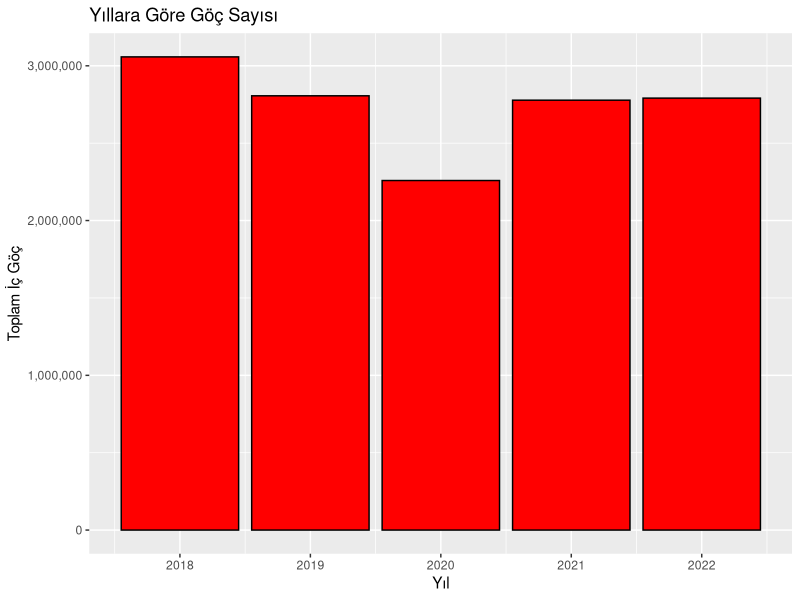
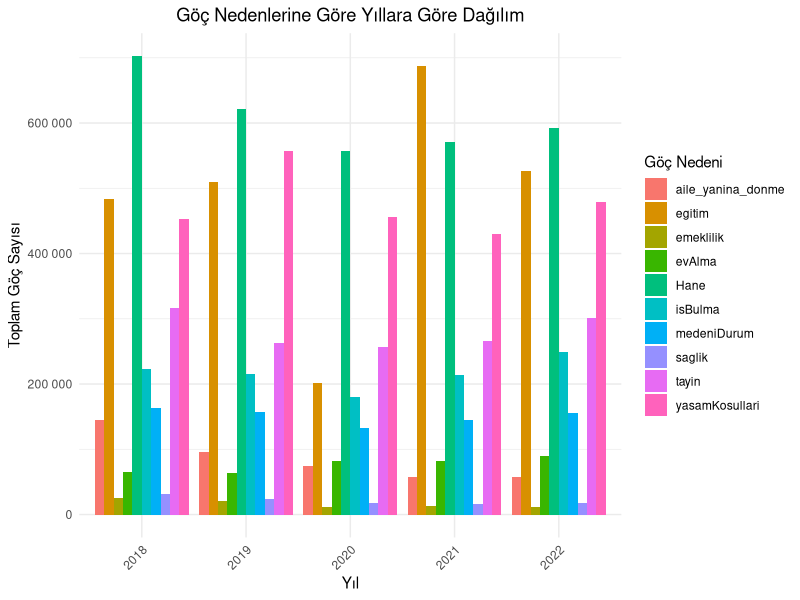
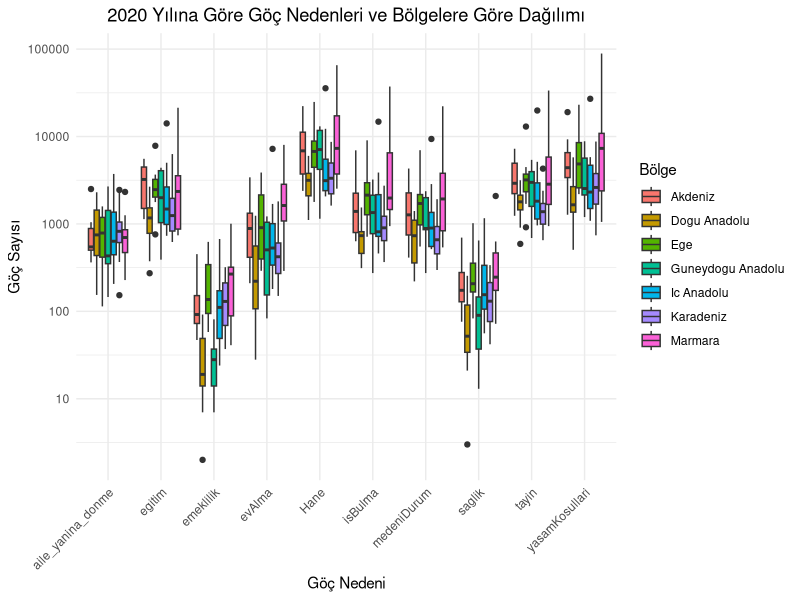
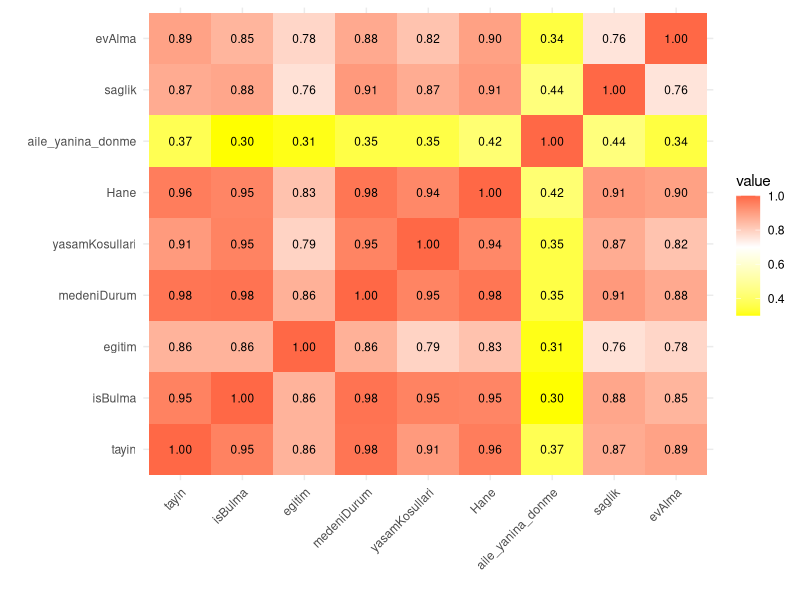
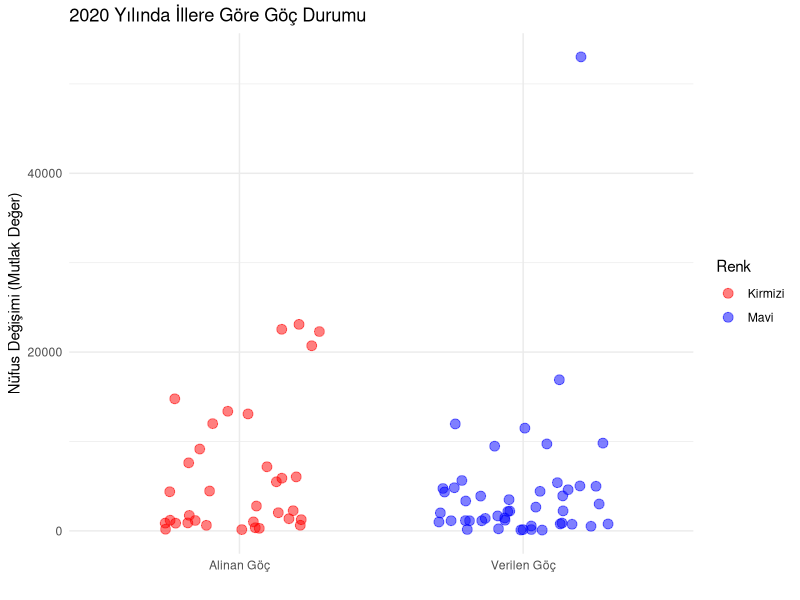
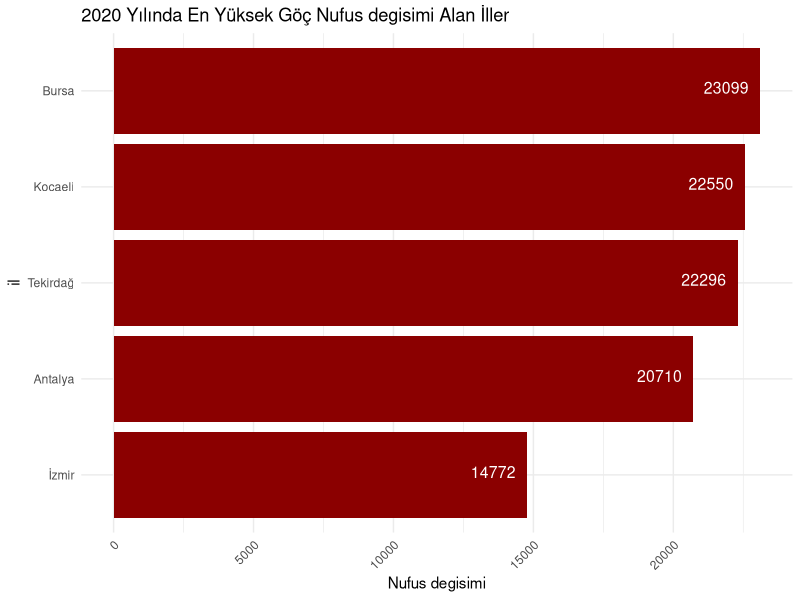
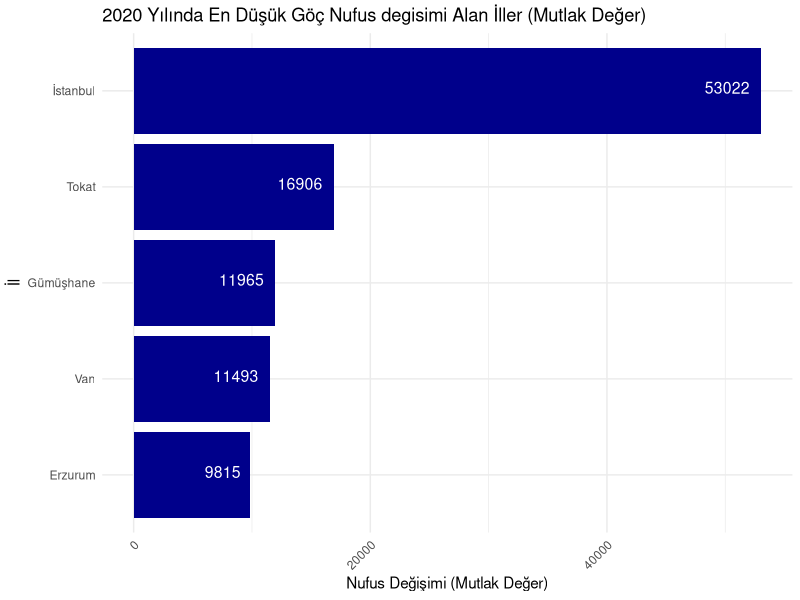
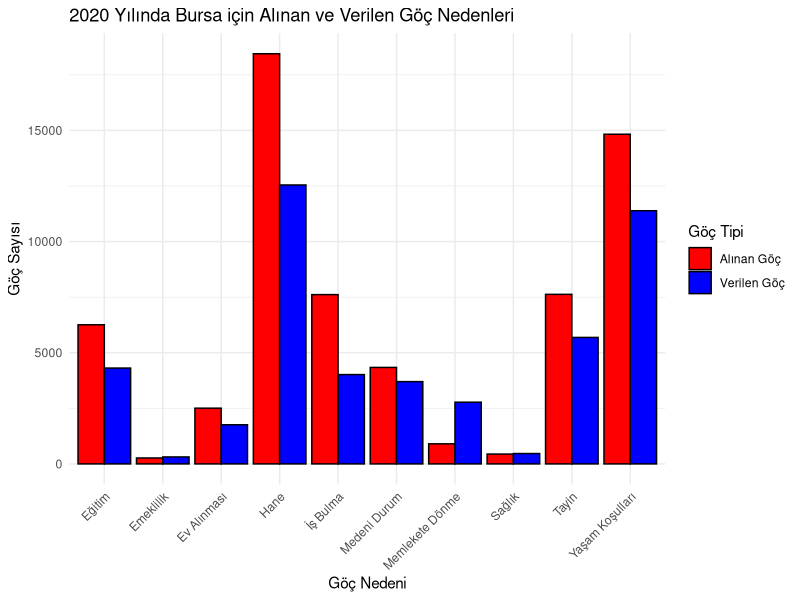

Write R code to recreate these figures, in order.
## ---- chunk 1
#| code-fold: true
#| code-summary: "Show the code"
library(readxl)
library(knitr)

# Excel dosyasını oku
alinan_goc <- read_excel("goc_etme_nedenine_illerin_aldigi_goc.xlsx")

# İlk 15 satır ve tüm sütunları göster
kable(head(alinan_goc, 15))

## ---- chunk 2
#| warning: false
#| code-summary: "Show the code"
#| code-fold: true
library(readxl)
library(ggplot2)
library(tidyverse)
library(dplyr)
library(knitr)
library(ggrepel)
library(reshape2)
library(gridExtra)
## ---- chunk 3
#| warning: false
#| code-summary: "Show the code"
#| code-fold: true
Sys.setlocale("LC_CTYPE", "turkish")
## ---- chunk 4
#| warning: false
#| code-summary: "Show the code"
#| code-fold: true
##exceldosyasını okuma
alinan_goc <- read_excel("goc_etme_nedenine_illerin_aldigi_goc.xlsx")
## ---- chunk 5
#| code-fold: true
#| code-summary: "Show the code"
##veri setinin ilk bir kaç satırını gösterme
head(alinan_goc)
## ---- chunk 6
#| code-fold: true
#| code-summary: "Show the code"
##alinan_goc veri çerçevesindeki veriyi daha "düzenli" bir formata dönüştürür ve new_tidy_data adında yeni bir veri seti oluşturur. Buradaki amaç, veriyi daha analiz edilebilir hale getirmek ve veri işleme sürecini kolaylaştırmaktır
##pivot_longer() fonksiyonu kullanılarak, veri çerçevesindeki sütunlar uzun formata dönüştürülür. Yani, her bir göç nedeni bir sütun yerine, il ve yil sütunları sabit kalacak şekilde, diğer sütunlar göç nedeni ve göç sayısı olacak şekilde yeniden yapılandırılır
##cols = -c(il, yil): il ve yil sütunları dışındaki tüm sütunlar işleme alınır names_to = "gocNedeni": Sütun adları, "gocNedeni" adında yeni bir sütuna dönüştürülür.
##mutate() fonksiyonu kullanılarak, "gocNedeni" sütunu karakter veri tipine dönüştürülür
##head() fonksiyonu kullanılarak, yeni oluşturulan new_tidy_data veri çerçevesinin ilk altı satırı ekrana yazdırılır

new_tidy_data <- alinan_goc %>%
  pivot_longer(cols = -c(il, yil), names_to = "gocNedeni", values_to = "gocSayisi") %>%
  mutate(gocNedeni = as.character(gocNedeni))
head(new_tidy_data)
## ---- chunk 7
#| code-fold: true
#| code-summary: "Show the code"
##veri setindeki sütun adlarını döndürür
colnames(new_tidy_data)

## ---- chunk 8
#| code-fold: true
#| code-summary: "Show the code"
##new_tidy_data veri setindeki her sütundaki eksik değerlerin sayısını hesaplama
colSums(is.na(new_tidy_data))
## ---- chunk 9
#| code-fold: true
#| code-summary: "Show the code"
##data setinin yapısını özetleme
str(new_tidy_data)
## ---- chunk 10
#| code-fold: true
#| code-summary: "Show the code"
##new_tidy_data veri setindeki tekrarlanan satırların sayısını hesaplar.
sum(duplicated(new_tidy_data))
## ---- chunk 11
#| code-fold: true
#| code-summary: "Show the code"
##new_tidy_data veri setindeki "gocSayisi" adlı sütunun özet istatistikleri hesaplanır
summary(new_tidy_data$gocSayisi)
## ---- chunk 12
#| code-fold: true
#| code-summary: "Show the code"
##new_tidy_data veri setindeki verileri gocSayisi sütununa göre sıralama ve ilk altı satırını ekrana yazdırma
new_tidy_data %>% arrange(gocSayisi) %>% head()
## ---- chunk 13
#| code-fold: true
#| code-summary: "Show the code"
##new_tidy_data veri setindeki verileri gocSayisi sütununa göre azalan sıraya göre sıralama ve ilk altı satırını ekrana yazdırma
new_tidy_data %>% arrange(desc(gocSayisi)) %>% head()
## ---- chunk 14
#| code-fold: true
#| code-summary: "Show the code"
## new_tidy_data veri setindeki veriler arasından gocSayisi sütunundaki en yüksek 10 değerigösterme
new_tidy_data %>% top_n(10, gocSayisi)
## ---- chunk 15
#| code-fold: true
#| code-summary: "Show the code"
library(ggplot2)

veri <- data.frame( Yil = c(2018,2019,2020,2021,2022),
                    Toplam_Ic_Goc = c(3057606,2806123,2258726,2777797,2791156))

ggplot(veri, aes( x = Yil, y = Toplam_Ic_Goc)) +
  geom_bar(stat = "identity" , fill = "red" , color = "black") +
  labs(title = "Yıllara Göre Göç Sayısı" , x = "Yıl" , y = "Toplam İç Göç") +
  scale_y_continuous(labels = scales::comma)
## ---- chunk 16
#| code-fold: true
#| code-summary: "Show the code"
##alinan_goc veri çerçevesindeki veriyi daha "düzenli" bir formata dönüştürür ve new_tidy_data adında yeni bir veri seti oluşturur. Buradaki amaç, veriyi daha analiz edilebilir hale getirmek ve veri işleme sürecini kolaylaştırmaktır
##pivot_longer() fonksiyonu kullanılarak, veri çerçevesindeki sütunlar uzun formata dönüştürülür. Yani, her bir göç nedeni bir sütun yerine, il ve yil sütunları sabit kalacak şekilde, diğer sütunlar göç nedeni ve göç sayısı olacak şekilde yeniden yapılandırılır
##cols = -c(il, yil): il ve yil sütunları dışındaki tüm sütunlar işleme alınır names_to = "gocNedeni": Sütun adları, "gocNedeni" adında yeni bir sütuna dönüştürülür.
##mutate() fonksiyonu kullanılarak, "gocNedeni" sütunu karakter veri tipine dönüştürülür
##head() fonksiyonu kullanılarak, yeni oluşturulan new_tidy_data veri çerçevesinin ilk altı satırı ekrana yazdırılır

new_tidy_data <- alinan_goc %>%
  pivot_longer(cols = -c(il, yil), names_to = "gocNedeni", values_to = "gocSayisi") %>%
  mutate(gocNedeni = as.character(gocNedeni))

## ---- chunk 17
#| code-fold: true
#| code-summary: "Show the code"
# Veri setindeki göç nedenlerini yıllara göre topla
##group_by() fonksiyonu kullanılarak new_tidy_data veri setindeki "yil" ve "gocNedeni" sütunlarına göre gruplanır. Daha sonra summarise() fonksiyonu ile her yıl ve göç nedeni kombinasyonu için toplam göç sayısı hesaplanır.
summarized_data <- new_tidy_data %>%
  group_by(yil, gocNedeni) %>%
  summarise(total_gocSayisi = sum(gocSayisi), .groups = "drop")
# Bar plot oluştur
ggplot(summarized_data, aes(x = factor(yil), y = total_gocSayisi, fill = gocNedeni)) +
  geom_bar(stat = "identity", position = "dodge") +
  labs(title = "Göç Nedenlerine Göre Yıllara Göre Dağılım",
       x = "Yıl",
       y = "Toplam Göç Sayısı",
       fill = "Göç Nedeni") +
  theme_minimal() +
  theme(plot.title = element_text(hjust = 0.5),
        axis.text.x = element_text(angle = 45, hjust = 1)) +
  scale_y_continuous(labels = scales::number_format())
## ---- chunk 18
#| code-fold: true
#| code-summary: "Show the code"
##boxplot data görselleştirme
new_tidy_data <- new_tidy_data %>%
  mutate(bolge = case_when(
    il %in% c("Istanbul", "Bursa", "Kocaeli", "Tekirdag","Balikesir","Canakkale","Bilecik","Edirne","Kirklareli","Sakarya","Yalova") ~ "Marmara",
    il %in% c("Izmir", "Aydin", "Manisa","Afyonkarahisar","Denizli","Kutahya","Manisa","Mugla","Usak") ~ "Ege",
    il %in% c("Ankara", "Konya", "Eskisehir","Cankiri","Corum","Kayseri","Kirsehir
","Konya","Nevsehir","Nigde","Sivas","Yozgat","Aksaray","Karaman","Kirikkale") ~ "Ic Anadolu",
    il %in% c("Artvin", "Giresun", "Ordu","Rize","Sinop","Tokat","Trabzon","Zonguldak","Amasya","Bolu","Gumushane","Kastamonu","Samsun","Sinop","Bayburt
","Bartin","Karabuk","Duzce") ~ "Karadeniz",
    il %in% c("Adana", "Antalya","Burdur","Hatay","Isparta","Kahramanmaras","Osmaniye") ~ "Akdeniz",
    il %in% c("Adiyaman","Diyarbakir","Gaziantep","Mardin","Siirt","Sanliurfa","Batman","Sirnak","Kilis") ~ "Guneydogu Anadolu",
    il %in% c("Agri","Bingol","Bitlis","Elazig","Erzincan","Erzurum","Hakkari","Kars","Malatya","Muş","Tunceli","Van","Ardahan","Igdir") ~ "Dogu Anadolu",
   #TRUE ~ "Diger" # Diğer bölgelere dahil olan iller için bir kategori belirleyin
  ))
ggplot(new_tidy_data %>% filter(yil == 2020 , bolge != "Diger"), aes(x = gocNedeni, y = gocSayisi, fill = bolge)) +
  geom_boxplot() +
  labs(title = "2020 Yılına Göre Göç Nedenleri ve Bölgelere Göre Dağılımı",
       x = "Göç Nedeni",
       y = "Göç Sayısı",
       fill = "Bölge") +
  theme_minimal() +
  theme(plot.title = element_text(hjust = 0.5),
        axis.text.x = element_text(angle = 45, hjust = 1))+
 scale_y_continuous(trans = 'log10', labels = function(x) format(x, scientific = FALSE))  # Y eksenini logaritmik ölçekleme yaparak ayarla
## ---- chunk 19
#| code-fold: true
#| code-summary: "Show the code"
##cor() fonksiyonu kullanılarak alinan_goc veri setindeki belirli sütunlar arasındaki korelasyonlar hesaplanır.
# Korelasyon matrisini hesapla
##cor() fonksiyonu, alinan_goc veri setindeki 3. sütundan 11. sütuna kadar olan sütunlardaki değişkenler arasındaki korelasyonları hesaplar. use = "complete.obs" argümanı, eksik değerleri içeren gözlemleri hesaplama işleminden çıkarır.
correlation_matrix <- cor(alinan_goc[, c(3:11)], use = "complete.obs")
melted_corr_matrix <- melt(correlation_matrix)
##Daha sonra, melt() fonksiyonu kullanılarak korelasyon matrisi eritilir
##melted_corr_matrix <- melt(correlation_matrix) ggplot2 paketi kullanılarak korelasyon matrisi görselleştirilir. 
##geom_tile() fonksiyonu ile korelasyon matrisi, renkli kareler olarak gösterilir. geom_text() fonksiyonu ile her karenin içine korelasyon değerleri yazdırılır. 
##labs() fonksiyonu ile x ve y eksenlerine etiketler eklenir. guides() fonksiyonu ile renk gradyanı için bir renk skalası eklenebilir. Son olarak, theme() fonksiyonları ile grafik stili ayarlanır.
# Ve Korelasyon matrisini görselleştirilir
ggplot(melted_corr_matrix, aes(Var1, Var2, fill = value)) +
  geom_tile() + 
   geom_text(aes(label = sprintf("%.2f", value)), color = "black", size = 3) +
  labs(x = " ", y = " ") + 
  guides(color = guide_legend(title = "Değer")) + 
  scale_fill_gradient2(low = "yellow", high = "red", mid = "white", midpoint = 0.7) +
  theme_minimal() +
  theme(axis.text.x = element_text(angle = 45, hjust = 1))
## ---- chunk 20
#| code-fold: true
#| code-summary: "Show the code"
# Gerekli kütüphaneleri yükleyin
library(readxl)
library(ggplot2)
library(dplyr)

# Veri setini yükleyin
migration_data <- read_excel("migration_rate.xls")

# 2020 yılına ait verileri filtreleyin
data_2020 <- migration_data %>% filter(Yil == 2020)

# Negatif ve pozitif nüfus değişimlerini ayırın
data_2020 <- data_2020 %>%
  mutate(
    Goc_Turu = ifelse(`Nufus degisimi` < 0, "Verilen Göç", "Alinan Göç"),
    Renk = ifelse(`Nufus degisimi` < 0, "Mavi", "Kirmizi"),
    Abs_Degisim = abs(`Nufus degisimi`)
  )

# Jitter plot oluşturun
ggplot(data_2020, aes(x = Goc_Turu, y = Abs_Degisim, color = Renk)) +
  geom_jitter(width = 0.3, size = 3, alpha = 0.5) +
  scale_color_manual(values = c("Kirmizi" = "red", "Mavi" = "blue")) +
  labs(
    title = "2020 Yılında İllere Göre Göç Durumu",
    x = "",
    y = "Nüfus Değişimi (Mutlak Değer)"
  ) +
  theme_minimal()
## ---- chunk 21
#| code-fold: true
#| code-summary: "Show the code"
# Sys.setlocale("LC_CTYPE", "turkish")
# library(sf)
# library(ggplot2)
# library(dplyr)

#### 2. Shapefile Dosyasının Yüklenmesi:

# Shapefile dosyasının yolunu belirleme
# shapefile_path <- "C:/Users/goktu/Desktop/Migration/gadm36_TUR_shp/gadm41_TUR_1.shp"

# Shapefile dosyasını yükleme
# turkiye_sf <- st_read(shapefile_path)

#### 3. Verilerin Hazırlanması:

# Verilerin yüklenmesi
# nufus_degisim_verisi <- data.frame(
#   yil = c(2020, 2020, 2020, 2020, 2020, 2020, 2020, 2020, 2020, 2020, 2020, 2020, 2020, 2020, 2020, 2020, 2020, 2020, 2020, 2020, 2020, 2020, 2020, 2020, 2020, 2020, 2020, 2020, 2020, 2020, 2020, 2020, 2020, 2020, 2020, 2020, 2020, 2020, 2020, 2020, 2020, 2020, 2020, 2020, 2020, 2020, 2020, 2020, 2020, 2020, 2020, 2020, 2020, 2020, 2020, 2020, 2020, 2020, 2020, 2020, 2020, 2020, 2020, 2020, 2020, 2020, 2020, 2020, 2020, 2020, 2020, 2020, 2020, 2020, 2020, 2020, 2020, 2020, 2020, 2020, 2020),
#   il = c("Adana", "Adiyaman", "Afyonkarahisar", "Agri", "Amasya", "Ankara", "Antalya", "Artvin", "Aydin", "Balikesir", "Bilecik", "Bingol", "Bitlis", "Bolu", "Burdur", "Bursa", "Canakkale", "Cankiri", "Corum", "Denizli", "Diyarbakir", "Edirne", "Elazig", "Erzincan", "Erzurum", "Eskisehir", "Gaziantep", "Giresun", "Gumushane", "Hakkari", "Hatay", "Isparta", "Mersin", "Istanbul", "Izmir", "Kars", "Kastamonu", "Kayseri", "Kirklareli", "Kirsehir", "Kocaeli", "Konya", "Kutahya", "Malatya", "Manisa", "Kahramanmaras", "Mardin", "Mugla", "Mus", "Nevsehir", "Nigde", "Ordu", "Rize", "Sakarya", "Samsun", "Siirt", "Sinop", "Sivas", "Tekirdag", "Tokat", "Trabzon", "Tunceli", "Sanliurfa", "Usak", "Van", "Yozgat", "Zonguldak", "Aksaray", "Bayburt", "Karaman", "Kirikkale", "Batman", "Sirnak", "Bartin", "Ardahan", "Igdir", "Yalova", "Karabuk", "Kilis", "Osmaniye", "Duzce"),
#   nufus_degisim = c(1256, -773, -995, -9727, 894, 11997, 20710, -1443, 4459, 9154, -142, -1136, -2173, -1135, -2221, 23099, 2033, -2659, 621, 1164, -3891, -2012, -5637, -91, -9815, -157, 861, 286, -11965, -1194, 5895, -5026, 13083, -53022, 14772, -4742, -1151, 1733, 2256, -875, 22550, -4992, -3341, 869, 7170, 1360, 629, 13380, -4828, 351, -2239, 5492, -147, 6041, 7612, -3914, -778, -5395, 22296, -16906, -745, -520, -9474, -1672, -11493, -3495, -4350, -103, -3006, -230, -4424, 1005, -547, 144, -1130, 186, 4380, -4602, -1397, 2780, 1192)
# )

#### 4. İllerin Geometrik Merkezlerinin Bulunması:

# Shapefile ile veri çerçevesini birleştirme
# turkiye_veri <- turkiye_sf %>%
#   left_join(nufus_degisim_verisi, by = c("NAME_1" = "il"))

# NA değerlerini kaldırma
# turkiye_veri <- na.omit(turkiye_veri)

# Geometrik merkezlerin koordinatlarını çıkarma ve veri çerçevesine ekleme
# turkiye_centroids <- turkiye_veri %>%
#   st_centroid() %>%
#   st_as_sf()

# Geometrik merkezlerin koordinatlarını çıkarma
# turkiye_centroids_coords <- st_coordinates(turkiye_centroids)
# turkiye_centroids_df <- as.data.frame(turkiye_centroids_coords)
# turkiye_centroids_df$nufus_degisim <- turkiye_veri$nufus_degisim

#### 5. Haritanın Çizilmesi ve Noktaların Gösterilmesi:

# Haritanın oluşturulması
# ggplot(data = turkiye_sf) +
#   geom_sf() +  # Türkiye haritasını çizin
#   geom_point(data = turkiye_centroids_df, 
#              aes(x = X, y = Y, size = abs(nufus_degisim), color = nufus_degisim > 0), 
#              alpha = 0.7) +  # Noktaları ekleyin
#   scale_color_manual(values = c("TRUE" = "red", "FALSE" = "blue"), labels = c("TRUE" = "Göç Alan", "FALSE" = "Göç Veren")) +
#   theme_minimal() +
#   labs(title = "Türkiye Haritası",
#        subtitle = "İllerin Nüfus Değişimleri (2020)",
#        x = "Enlem", 
#        y = "Boylam",
#        size = "Nüfus Değişimi",
#        color = "Durum")
## ---- chunk 22
#| code-fold: true
#| code-summary: "Show the code"
# Gerekli kütüphaneleri yükleyin
library(ggplot2)
library(dplyr)

# Veri setini yükleyin
migration_data <- read_excel("migration_rate.xls")

# 2020 yılına ait verileri filtreleyin ve en yüksek 5 değeri seçin
top_5_migration_2020 <- migration_data %>%
  filter(Yil == 2020) %>%
  arrange(desc(`Nufus degisimi`)) %>%
  head(5)

print(top_5_migration_2020)


## ---- chunk 23
#| code-fold: true
#| code-summary: "Show the code"
# Gerekli kütüphaneleri yükleyin
library(ggplot2)
library(dplyr)

# Veri setini yükleyin
migration_data <- read_excel("migration_rate.xls")

# 2020 yılına ait verileri filtreleyin ve en yüksek 5 değeri seçin
top_5_migration_2020 <- migration_data %>%
  filter(Yil == 2020) %>%
  arrange(desc(`Nufus degisimi`)) %>%
  head(5)

# Bar plot'u oluşturun ve her barın değerini sağa hizalayarak yazdırın
ggplot(top_5_migration_2020, aes(x = reorder(il, `Nufus degisimi`), y = `Nufus degisimi`)) +
  geom_bar(stat = "identity", fill = "darkred") +
  geom_text(aes(label = `Nufus degisimi`), hjust = 1.25, vjust = 0.25, size = 4, color = "white") +  # Her barın en altına değerleri sağa hizalayarak yazdır
  labs(title = "2020 Yılında En Yüksek Göç Nufus degisimi Alan İller",
       x = "il",
       y = "Nufus degisimi") +
  theme_minimal() +
  theme(axis.text.x = element_text(angle = 45, hjust = 1)) +
  coord_flip()


## ---- chunk 24
#| code-fold: true
#| code-summary: "Show the code"
# Gerekli kütüphaneleri yükleyin
library(readxl)
library(ggplot2)
library(dplyr)

# Veri setini yükleyin
migration_data <- read_excel("migration_rate.xls")

# 2020 yılına ait verileri filtreleyin ve en düşük 5 değeri seçin
bottom_5_migration_2020 <- migration_data %>%
  filter(Yil == 2020) %>%
  arrange(`Nufus degisimi`) %>%
  head(5)

print(bottom_5_migration_2020)

## ---- chunk 25
#| code-fold: true
#| code-summary: "Show the code"
# Gerekli kütüphaneleri yükleyin
library(ggplot2)
library(dplyr)

# Veri setini yükleyin
migration_data <- read_excel("migration_rate.xls")

# 2020 yılına ait verileri filtreleyin ve en düşük 5 değeri seçin
top_5_migration_2020 <- migration_data %>%
  filter(Yil == 2020) %>%
  arrange(`Nufus degisimi`) %>%
  head(5)

# Mutlak değerlerini alın ve yeni bir sütun ekleyin
top_5_migration_2020 <- top_5_migration_2020 %>%
  mutate(abs_nufus_degisim = abs(`Nufus degisimi`))

# Bar plot'u oluşturun ve her barın değerini sağa hizalayarak yazdırın
ggplot(top_5_migration_2020, aes(x = reorder(il, abs_nufus_degisim), y = abs_nufus_degisim)) +
  geom_bar(stat = "identity", fill = "darkblue") +
  geom_text(aes(label = abs_nufus_degisim), hjust = 1.25, vjust = 0.25, size = 4, color = "white") +  # Her barın en altına değerleri sağa hizalayarak yazdır
  labs(title = "2020 Yılında En Düşük Göç Nufus degisimi Alan İller (Mutlak Değer)",
       x = "İl",
       y = "Nufus Değişimi (Mutlak Değer)") +
  theme_minimal() +
  theme(axis.text.x = element_text(angle = 45, hjust = 1)) +
  coord_flip()

## ---- chunk 26
#| code-fold: true
#| code-summary: "Show the code"
Sys.setlocale("LC_CTYPE", "turkish")
library(ggplot2)
library(dplyr)
library(tidyr)  # tidyr paketini yükleyin
# Veriler
alinan_goc_sayilari <- c(7627, 7615, 6258, 4340, 14828, 18449, 904, 443, 2507, 267)
verilen_goc_sayilari <- c(5689, 4018, 4311, 3702, 11388, 12546, 2776, 467, 1761, 314)
goc_nedenleri <- c("Tayin", "İş Bulma", "Eğitim", "Medeni Durum", "Yaşam Koşulları", "Hane", "Memlekete Dönme", "Sağlık", "Ev Alınması", "Emeklilik")

# Data frame oluşturma
Bursa_goc_nedenleri_2020 <- data.frame(
  Goc_Nedeni = goc_nedenleri,
  Alinan_Goc = alinan_goc_sayilari,
  Verilen_Goc = verilen_goc_sayilari
)

print(Bursa_goc_nedenleri_2020)
# Veriyi uzun formata dönüştürme
Bursa_goc_nedenleri_2020_long <- Bursa_goc_nedenleri_2020 %>%
  pivot_longer(cols = c("Alinan_Goc", "Verilen_Goc"), names_to = "Goc_Tipi", values_to = "Goc_Sayisi")

# Bar plot oluşturma
ggplot(Bursa_goc_nedenleri_2020_long, aes(x = Goc_Nedeni, y = Goc_Sayisi, fill = Goc_Tipi)) +
  geom_bar(stat = "identity", position = "dodge", color = "black") +
  scale_fill_manual(values = c("Alinan_Goc" = "red", "Verilen_Goc" = "blue"), labels = c("Alinan_Goc" = "Alınan Göç", "Verilen_Goc" = "Verilen Göç")) +
  labs(title = "2020 Yılında Bursa için Alınan ve Verilen Göç Nedenleri",
       x = "Göç Nedeni",
       y = "Göç Sayısı",
       fill = "Göç Tipi") +
  theme_minimal() +
  theme(axis.text.x = element_text(angle = 45, hjust = 1))

## ---- chunk 27
#| code-fold: true
#| code-summary: "Show the code"
Sys.setlocale("LC_CTYPE", "turkish")
library(ggplot2)
library(dplyr)
library(tidyr)  # tidyr paketini yükleyin
# Veriler
alinan_goc_sayilari <- c(33557, 37342, 21352, 22170, 88975, 65478, 2323, 2086, 8028, 1006)
verilen_goc_sayilari <- c(28864, 20465, 20885, 18714, 90731, 94113, 23643, 3290, 22305, 3667)
goc_nedenleri <- c("Tayin", "İş Bulma", "Eğitim", "Medeni Durum", "Yaşam Koşulları", "Hane", "Memlekete Dönme", "Sağlık", "Ev Alınması", "Emeklilik")

# Data frame oluşturma
istanbul_goc_nedenleri_2020 <- data.frame(
  Goc_Nedeni = goc_nedenleri,
  Alinan_Goc = alinan_goc_sayilari,
  Verilen_Goc = verilen_goc_sayilari
)

print(istanbul_goc_nedenleri_2020)
# Veriyi uzun formata dönüştürme
istanbul_goc_nedenleri_2020_long <- istanbul_goc_nedenleri_2020 %>%
  pivot_longer(cols = c("Alinan_Goc", "Verilen_Goc"), names_to = "Goc_Tipi", values_to = "Goc_Sayisi")

# Bar plot oluşturma
ggplot(istanbul_goc_nedenleri_2020_long, aes(x = Goc_Nedeni, y = Goc_Sayisi, fill = Goc_Tipi)) +
  geom_bar(stat = "identity", position = "dodge", color = "black") +
  scale_fill_manual(values = c("Alinan_Goc" = "red", "Verilen_Goc" = "blue"), labels = c("Alinan_Goc" = "Alınan Göç", "Verilen_Goc" = "Verilen Göç")) +
  labs(title = "2020 Yılında İstanbul'a Alınan ve Verilen Göç Nedenleri",
       x = "Göç Nedeni",
       y = "Göç Sayısı",
       fill = "Göç Tipi") +
  theme_minimal() +
  theme(axis.text.x = element_text(angle = 45, hjust = 1))

## ---- chunk 28
#| code-fold: true
#| code-summary: "Show the code"
Sys.setlocale("LC_CTYPE", "turkish")
library(ggplot2)
library(dplyr)
library(tidyr)  # tidyr paketini yükleyin
# Veriler
alinan_goc_sayilari <- c(2155, 1224, 2597, 1104, 5315, 5578, 950, 255, 583, 211)
verilen_goc_sayilari <- c(3271, 3388, 2897, 1578, 6280, 10526, 588, 243, 1753, 208)
goc_nedenleri <- c("Tayin", "İş Bulma", "Eğitim", "Medeni Durum", "Yaşam Koşulları", "Hane", "Memlekete Dönme", "Sağlık", "Ev Alınması", "Emeklilik")

# Data frame oluşturma
Tokat_goc_nedenleri_2020 <- data.frame(
  Goc_Nedeni = goc_nedenleri,
  Alinan_Goc = alinan_goc_sayilari,
  Verilen_Goc = verilen_goc_sayilari
)

print(Tokat_goc_nedenleri_2020)
# Veriyi uzun formata dönüştürme
Tokat_goc_nedenleri_2020_long <- Tokat_goc_nedenleri_2020 %>%
  pivot_longer(cols = c("Alinan_Goc", "Verilen_Goc"), names_to = "Goc_Tipi", values_to = "Goc_Sayisi")

# Bar plot oluşturma
ggplot(Tokat_goc_nedenleri_2020_long, aes(x = Goc_Nedeni, y = Goc_Sayisi, fill = Goc_Tipi)) +
  geom_bar(stat = "identity", position = "dodge", color = "black") +
  scale_fill_manual(values = c("Alinan_Goc" = "red", "Verilen_Goc" = "blue"), labels = c("Alinan_Goc" = "Alınan Göç", "Verilen_Goc" = "Verilen Göç")) +
  labs(title = "2020 Yılında Tokat için Alınan ve Verilen Göç Nedenleri",
       x = "Göç Nedeni",
       y = "Göç Sayısı",
       fill = "Göç Tipi") +
  theme_minimal() +
  theme(axis.text.x = element_text(angle = 45, hjust = 1))
